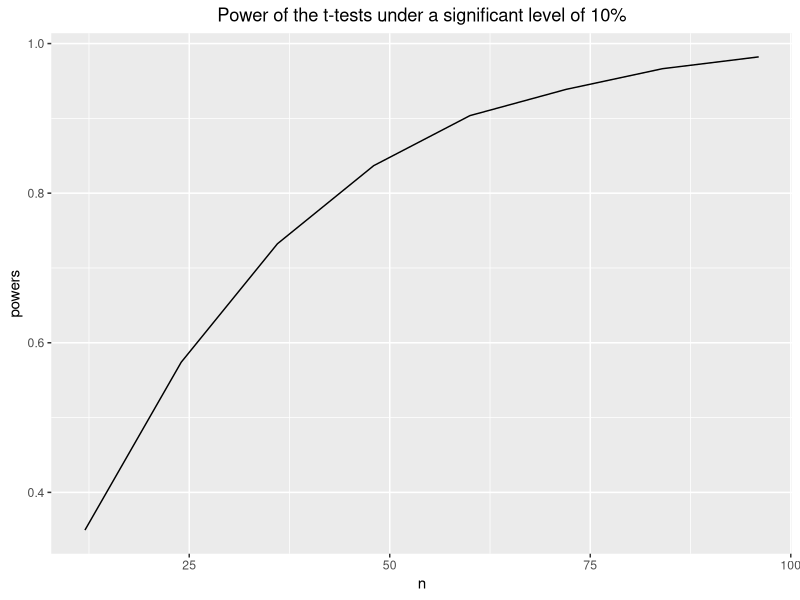

Write the R code that produced this figure.
## ---- chunk 1
knitr::opts_chunk$set(echo = TRUE)
## ---- chunk 2
t.test(chickwts[chickwts$feed=="linseed",1], mu = 240)
## ---- chunk 3
dat <- chickwts[chickwts$feed=="linseed",]
print(paste('The mean of these chicken is: ', mean(dat$weight)))
print(paste('The standard deviation of these chicken is: ', sd(dat$weight)))
## ---- chunk 4
sample_size <- 12
N <- 10000
set.seed(403)

ts <- rep(NA, N)
for (i in 1:N) {
  sim_dat <- rnorm(sample_size, mean=220, sd=52)
  ts[i] <- t.test(sim_dat, mu=240)$p.value<=0.1
}
print(paste("The power of under alpha=10% is ", mean(ts)))
## ---- chunk 5
n <- 12 * 1:8
powers <- rep(NA, length(n))
for (k in 1:length(n)) {
  sample_size <- n[k]
  N <- 10000
  
  ts <- rep(NA, N)
  for (i in 1:N) {
    sim_dat <- rnorm(sample_size, mean=220, sd=52)
    ts[i] <- t.test(sim_dat, mu=240)$p.value<=0.1
  }
  powers[k] <- mean(ts)
  print(paste("The power of under alpha=10% at n =", n[k], "is ", powers[k]))
}
## ---- chunk 6
library(ggplot2)
ggplot() + geom_line(aes(x=n, y=powers)) + 
  ggtitle('Power of the t-tests under a significant level of 10%') + 
  theme(plot.title = element_text(hjust = 0.5))
